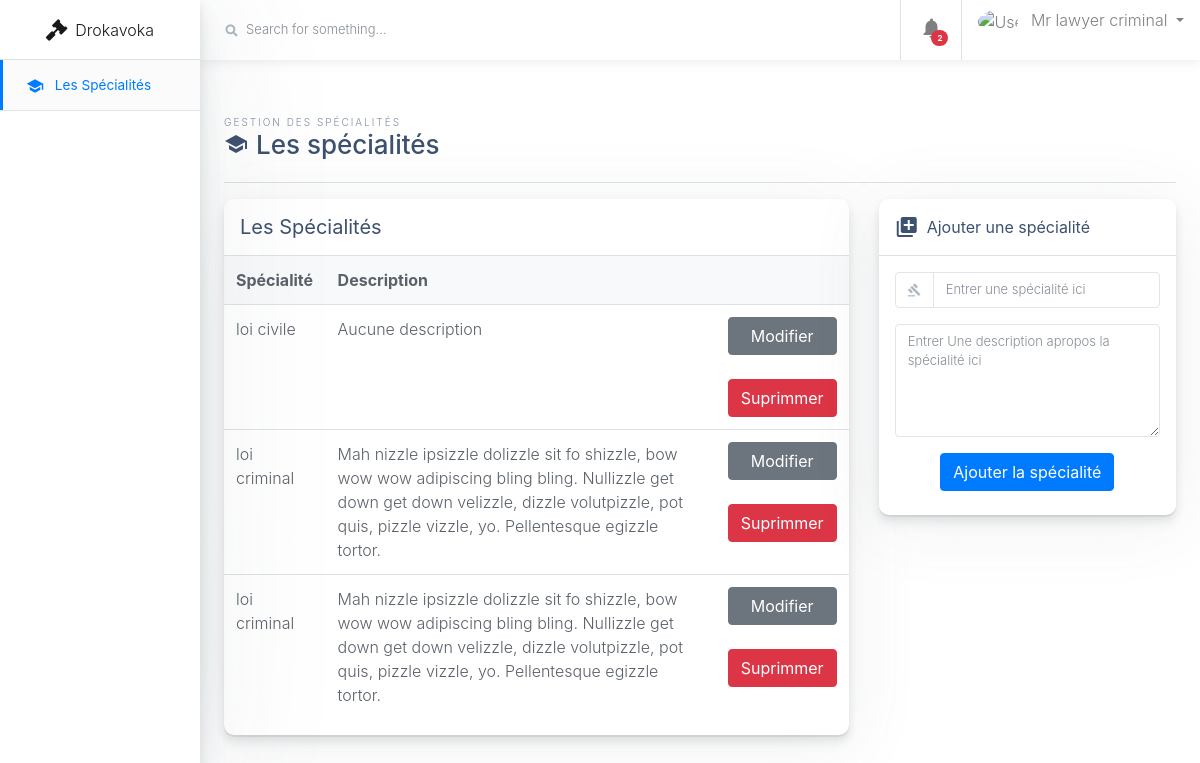
The page /dashboard.php?section=specialties on the database as committed earlier.
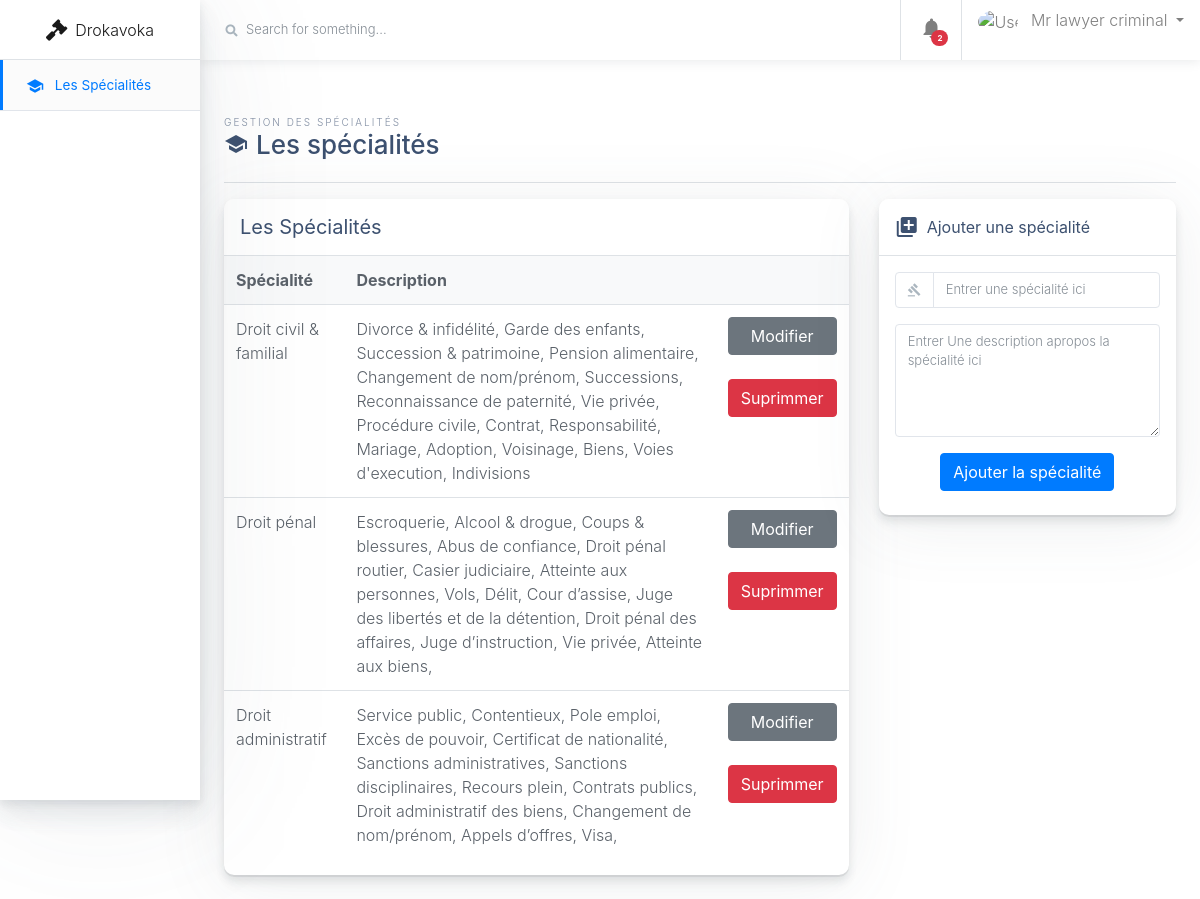
The same page on the database as committed later.
### tables this page shows
CREATE TABLE `specialite` (
  `id` int(11) NOT NULL,
  `specialite_name` varchar(60) DEFAULT NULL,
  `specialite_desc` varchar(300) DEFAULT NULL
);

### functions.php (called while the page is built, shortened)
<?php
$app_config_json = file_get_contents("app-config.json");
$app_config_array = json_decode($app_config_json);
$server_name = $app_config_array->server_name;
$db_name = $app_config_array->database_name;
$db_user = $app_config_array->database_user;
$db_password = $app_config_array->database_password;
$app_db = mysqli_connect($server_name,$db_user,$db_password,$db_name);
function db_select_all($table,$limit=null){
    global $app_db;
    $table_data = array();
    $query = "SELECT * FROM ".$table;
    $result = mysqli_query($app_db, $query );
    if(mysqli_num_rows($result)>0){
        while($row = mysqli_fetch_assoc($result)){
            array_push($table_data,$row);
        }
    }
    return $table_data;
}
?>

### templates/dashboard/dashboard-specialties.php (the view, shortened to what this page needs)
<?php
    $specialites = db_select_all("specialite");
?>
<div class="main-content-container container-fluid px-4 pt-4">
    <div class="page-header row no-gutters py-4 mb-3 border-bottom">
        <div class="col-12 col-sm-4 text-center text-sm-left mb-0">
            <span class="text-uppercase page-subtitle">Gestion des spécialités</span>
            <h3 class="page-title d-flex"><i class="material-icons mr-2">school</i>Les spécialités</h3>
        </div>
    </div>
    <div class="row">
        <div class="col-lg-8">
            <?php if(count($specialites)>0): ?>
                <div class="card card-small mb-4">
                    <div class="card-header border-bottom">
                        <h5 class="m-0">Les Spécialités</h5>
                    </div>
                    <div class="card-body p-0 pb-3 text-center">
                        <table class="table mb-0">
                            <thead class="bg-light">
                                <tr>
                                    <th scope="col" class="border-0 text-left">Spécialité</th>
                                    <th scope="col" class="border-0 text-left">Description</th>
                                    <th scope="col" class="border-0"></th>
                                </tr>
                            </thead>
                            <tbody>
                                <?php
                                    foreach($specialites as $specialite):
                                ?>
                                    <tr>
                                        <td class="text-left"><?php echo $specialite["specialite_name"];?></td>
                                        <td class="text-left">
                                            <?php
                                                if(!empty($specialite["specialite_desc"]))
                                                echo $specialite["specialite_desc"];
                                                else
                                                echo "Aucune description";
                                            ?>
                                        </td>
                                        <td>
                                            <button class="btn btn-secondary d-block mb-4 w-100">Modifier</button>
                                            <button class="btn btn-danger d-block w-100">Suprimmer</button>
                                        </td>
                                    </tr>
                                <?php
                                    endforeach;
                                ?>
                            </tbody>
                        </table>
                    </div>
                </div>
            <?php endif; ?>
        </div>
        <div class="col-lg-4">
            <div class="card card-small mb-4">
                <div class="card-header border-bottom">
                    <h6 class="mb-0 d-flex">
                        <i class="material-icons mr-2">library_add</i>
                        Ajouter une spécialité
                    </h6>
                </div>
                <div class="card-body">
                    <form action="<?php echo $_SERVER["PHP_SELF"]; ?>?section=specialties" method="POST">
                        <div class="input-group mb-3">
                            <div class="input-group-prepend">
                                <span class="input-group-text"><i class="material-icons"> gavel </i></span>
                            </div>
                            <input type="text" name="specialite_name" class="form-control" placeholder="Entrer une spécialité ici" aria-label="specialite" required="requireds">
                        </div>
                        <div class="input-group mb-3">
                            <textarea name="specialite_desc" class="form-control" placeholder="Entrer Une description apropos la spécialité ici" cols="30" rows="5"></textarea>
                        </div>
                        <input type="submit" value="Ajouter la spécialité" class="mb-2 mx-auto d-block btn btn-primary mr-2"/>
                    </form>
                </div>
            </div>
        </div>
    </div>
</div>

### header.php (shortened to what this page needs)
<!DOCTYPE html>
<html>
<head>
        <link href="https://use.fontawesome.com/releases/v5.0.6/css/all.css" rel="stylesheet">
        <link rel="stylesheet" href="https://stackpath.bootstrapcdn.com/bootstrap/4.1.3/css/bootstrap.min.css"/>
        <link rel="stylesheet" type="text/css" media="screen" href="css/styles.css" />
        <link rel="stylesheet" type="text/css" href="css/responsive.css"/>
</head>
<body>
    <?php include "functions.php"; ?>
    <nav>

### dashboard.php
<?php include "header.php";?>
    <div class="dashboard container-fluid">
        <div class="row">
            <?php include "templates/dashboard/dashboard-aside.php"; ?>
            <?php include "templates/dashboard/dashboard-main.php"?>
        </div>
    </div>
<?php include "footer.php";?>

### templates/dashboard/dashboard-aside.php (shortened to what this page needs)
<aside class="main-sidebar col-12 col-md-3 col-lg-2 px-0">
    <div class="main-navbar">
        <nav class="navbar align-items-stretch navbar-light bg-white flex-md-nowrap border-bottom p-0">
            <a class="navbar-brand w-100 mr-0" href="#" style="line-height: 25px;">
                <div class="d-table m-auto">
                    <i id="main-logo" class="fas fa-gavel fa-lg d-inline-block align-top mr-1 pt-1" style="max-width: 25px;" alt="Drokavoka"></i>
                    <span class="d-none d-md-inline ml-1">Drokavoka</span>
                </div>
            </a>
        </nav>
    </div>
    <div class="nav-wrapper">
    <ul class="nav flex-column">
        <li class="nav-item">
            <a class="nav-link active" href="/dashboard.php?section=specialties">
                <i class="material-icons">school</i>
                <span>Les Spécialités</span>
            </a>
        </li>
    </ul>
    </div>
</aside>

### templates/dashboard/dashboard-main.php
<main class="main-content col-lg-10 col-md-9 col-sm-12 p-0 offset-lg-2 offset-md-3">
    <?php include "dashboard-navbar.php"?>
    <?php
        if(isset($_GET["section"]) && $_GET["section"] == "specialties"):
            include "dashboard-specialties.php";
        endif;
    ?>
</main>

### templates/dashboard/dashboard-navbar.php (shortened to what this page needs)
<div class="main-navbar sticky-top bg-white">
    <nav class="navbar align-items-stretch navbar-light flex-md-nowrap p-0">
        <form action="#" class="main-navbar__search w-100 d-none d-md-flex d-lg-flex">
            <div class="input-group input-group-seamless ml-3">
                <div class="input-group-prepend">
                <div class="input-group-text">
                    <i class="fas fa-search"></i>
                </div>
                </div>
                <input class="navbar-search form-control" type="text" placeholder="Search for something..." aria-label="Search">
            </div>
        </form>
        <ul class="navbar-nav border-left flex-row ">
            <li class="nav-item border-right dropdown notifications">
                <a class="nav-link nav-link-icon text-center" href="#" role="button" id="dropdownMenuLink" data-toggle="dropdown" aria-haspopup="true" aria-expanded="false">
                <div class="nav-link-icon__wrapper">
                    <i class="material-icons">&#xE7F4;</i>
                    <span class="badge badge-pill badge-danger">2</span>
                </div>
                </a>
            </li>
            <li class="nav-item dropdown">
                <a class="nav-link dropdown-toggle text-nowrap px-3" data-toggle="dropdown" href="#" role="button" aria-haspopup="true" aria-expanded="false">
                <img class="user-avatar rounded-circle mr-2" src="https://cdn-grid.fotosearch.com/CSP/CSP283/businessman-avatar-profile-picture-clip-art__k17797076.jpg" alt="User Avatar">
                <span class="d-none d-md-inline-block">Mr lawyer criminal</span>
                </a>
            </li>
        </ul>
    </nav>
</div>

### footer.php (shortened to what this page needs)
</body>
</html>

Rows that differ between the two databases and show on the page:
removed specialite: specialite_name "loi civile", specialite_desc "Aucune description"
removed specialite: specialite_name "loi criminal", specialite_desc "Mah nizzle ipsizzle dolizzle sit fo shizzle, bow wow wow adipiscing bling bling. Nullizzle get down get down velizzle, dizzle volutpizzle, pot quis, pizzle vizzle, yo. Pellentesque egizzle tortor."
removed specialite: specialite_name "loi criminal", specialite_desc "Mah nizzle ipsizzle dolizzle sit fo shizzle, bow wow wow adipiscing bling bling. Nullizzle get down get down velizzle, dizzle volutpizzle, pot quis, pizzle vizzle, yo. Pellentesque egizzle tortor."
added specialite: specialite_name "Droit civil & familial", specialite_desc "Divorce & infidélité, Garde des enfants, Succession & patrimoine, Pension alimentaire, Changement de nom/prénom, Successions, Reconnaissance de paternité, Vie privée, Procédure civile, Contrat, Responsabilité, Mariage, Adoption, Voisinage, Biens, Voies d'execution, Indivisions"
added specialite: specialite_name "Droit pénal", specialite_desc "Escroquerie, Alcool & drogue, Coups & blessures, Abus de confiance, Droit pénal routier, Casier judiciaire, Atteinte aux personnes, Vols, Délit, Cour d’assise, Juge des libertés et de la détention, Droit pénal des affaires, Juge d’instruction, Vie privée, Atteinte aux biens,"
added specialite: specialite_name "Droit administratif", specialite_desc "Service public, Contentieux, Pole emploi, Excès de pouvoir, Certificat de nationalité, Sanctions administratives, Sanctions disciplinaires, Recours plein, Contrats publics, Droit administratif des biens, Changement de nom/prénom, Appels d’offres, Visa,"
